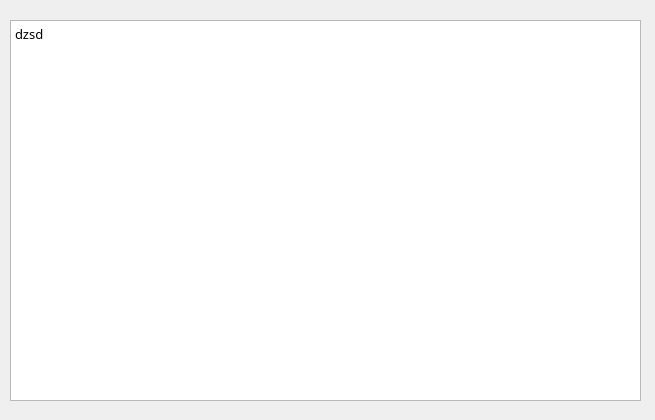
<?xml version="1.0" encoding="UTF-8"?>
<ui version="4.0">
 <class>Dialog</class>
 <widget class="QDialog" name="Dialog">
  <property name="geometry">
   <rect>
    <x>0</x>
    <y>0</y>
    <width>655</width>
    <height>420</height>
   </rect>
  </property>
  <property name="font">
   <font>
    <family>汉仪文黑-85W</family>
    <pointsize>10</pointsize>
   </font>
  </property>
  <property name="windowTitle">
   <string>Dialog</string>
  </property>
  <widget class="QPlainTextEdit" name="info_action">
   <property name="geometry">
    <rect>
     <x>10</x>
     <y>20</y>
     <width>631</width>
     <height>381</height>
    </rect>
   </property>
   <property name="font">
    <font>
     <family>汉仪文黑-85W</family>
     <pointsize>10</pointsize>
    </font>
   </property>
   <property name="readOnly">
    <bool>true</bool>
   </property>
   <property name="plainText">
    <string>dzsd</string>
   </property>
  </widget>
 </widget>
 <resources/>
 <connections/>
</ui>
